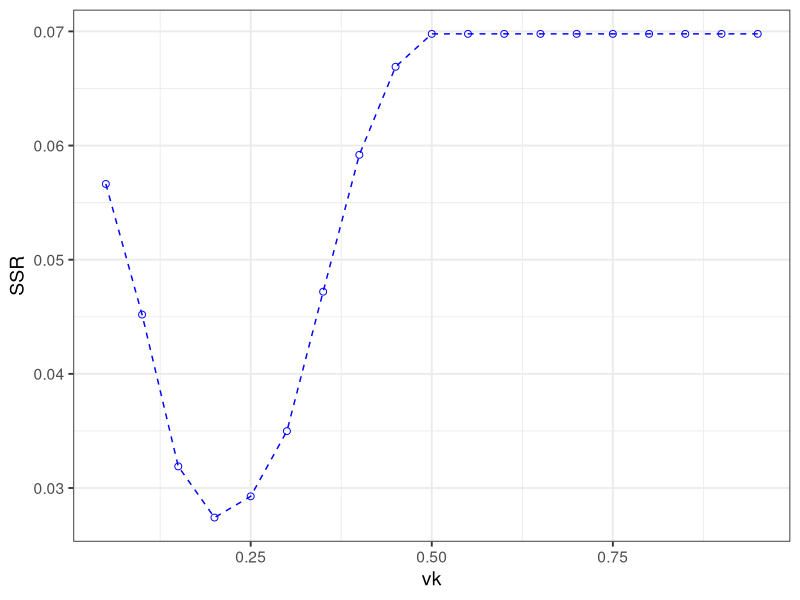
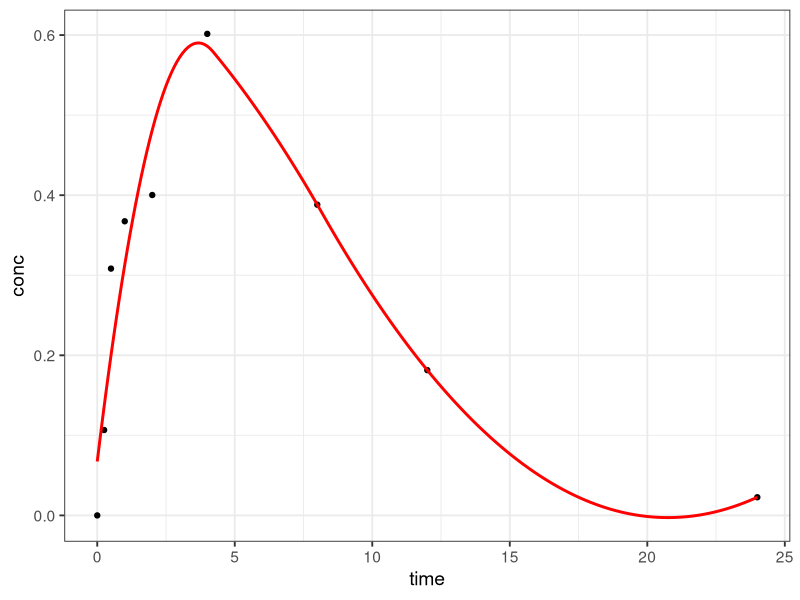

These figures' R source, in order:
# Remove all current objects in the workspace
  rm(list = ls(all = TRUE))
  set.seed(123)

#  So, consider the following dataset, with the following spline regression,
  library(splines)
  library(ggplot2)

# Set ggplot2 theme
  theme_bw2 <- theme_set(theme_bw(base_size = 14))

  K <- c(5, 10)  # knots
  # NOT onecomp - > PK! WIP
  CL <- 10	# Clearance, 10 L/h
  V <- 50	# Volume of concribution, 50 L
  KA <- 0.5	# Absorption rate constant, h^-1
  ERR <- 0.3	# Standard deviation of error
  dose <- 50	# mg
  times <- seq(from = 0,to = 24,by = 0.25)	# Time sequence for simulating concentrations
  sample.times <- c(0,0.25,0.5,1,2,4,8,12,24)	# Sampling times
  conc <- dose*KA/(V*(KA-(CL/V)))*(exp(-CL/V*times)-exp(-KA*times))*(1+rnorm(n = length(times),mean = 0,sd = ERR))
  sample.conc <- conc[times %in% sample.times]
  onecomp <- data.frame(time = sample.times, conc = sample.conc)

# -----------------------------------------------------------------------------
# Interesting plot that shows where the best place to put a knot would be
  vk <- seq(0.05, 0.95, by = 0.05)
  SSR <- matrix(NA, length(vk))
  for(i in 1:(length(vk))){
    k <- vk[i]
    K <- min(onecomp$time) + k*(max(onecomp$time) - min(onecomp$time))
    reg <- lm(conc ~ bs(time, knots = c(K), degree = 2), data = onecomp)
    SSR[i] <- sum(residuals(reg)^2)
  }
  dat <- data.frame(vk, c(SSR))
  plotobj <- ggplot(dat, aes(x = vk, y = SSR))
  plotobj <- plotobj + geom_point(shape = 21, size = 2, colour = "blue")
  plotobj <- plotobj + geom_line(linetype = 2, colour = "blue")
  plotobj

# ------------------------------------------------------------------------------
# Create a function to create a spline
  predict.spline.func <- function(x) {
    mod <- lm(
      x$Y ~ bs(x$X, knots = x$K, degree = x$n)
    )  # lm
    B <- data.frame(time = x$X)
    Y <- predict(mod, newdata = B)
  }

# -----------------------------------------------------------------------------
# Wrapper that calculates residuals to be minimised
  spline.oneknot.func <- function(par, Cobs, time, degree) {
    param <- list(
      X = time,
      Y = Cobs,
      K = par[1],
      n = degree
    )
    Chat <- predict.spline.func(param)
    err <- Cobs-Chat
    squ.err <- err^2
    sse <- sum(squ.err)  # Sum of squared errors to be minimised
    sse
  }

# Initial estimates
  tmax <- onecomp$time[which(onecomp$conc == max(onecomp$conc))]
	init.par <- c(tmax)
  #par <- init.par

# Minimise the sum of squared errors
# Using the optim function in R
	result <- optim(
		init.par,  # Initial parameter estimates
		spline.oneknot.func,  # Fitting function
    # method = "SANN",
    # method = "L-BFGS-B", lower = 0, upper = 24,
    method = "Brent", lower = 0, upper = 24,
		Cobs = onecomp$conc, time = onecomp$time, degree = 2  # Function arguments
	)
	result  # Print the result

# -----------------------------------------------------------------------------
# When using two knots, there are two ways to achieve this
# Have optim determine the two numbers
# Or determine the first knot, and then the distance of the second knot from
# that knot

# Wrapper using the distance from last knot method
  lk.spline.twoknot.func <- function(par, Cobs, time, degree) {
    param <- list(
      X = time,
      Y = Cobs,
      K = c(par[1], par[1] + par[2]),
      n = degree
    )
    Chat <- predict.spline.func(param)
    err <- Cobs-Chat
    squ.err <- err^2
    sse <- sum(squ.err)  # Sum of squared errors to be minimised
    sse
  }

# Wrapper using unique unrelated parameters
  uq.spline.twoknot.func <- function(par, Cobs, time, degree) {
    param <- list(
      X = time,
      Y = Cobs,
      K = c(par[1], par[2]),
      n = degree
    )
    Chat <- predict.spline.func(param)
    err <- Cobs-Chat
    squ.err <- err^2
    sse <- sum(squ.err)  # Sum of squared errors to be minimised
    sse
  }

# Initial estimates
  tmax <- onecomp$time[which(onecomp$conc == max(onecomp$conc))]
	init.par <- c(tmax, tmax)
  #par <- init.par

# Minimise the sum of squared errors
# Using the optim function in R
	result <- optim(
		init.par,  # Initial parameter estimates
		lk.spline.twoknot.func,  # Fitting function
    # method = "SANN",
    method = "L-BFGS-B", lower = 0, upper = 24,
		Cobs = onecomp$conc, time = onecomp$time, degree = 2  # Function arguments
	)
	result  # Print the result

  init.par <- c(tmax, tmax*2)

  result <- optim(
		init.par,  # Initial parameter estimates
		uq.spline.twoknot.func,  # Fitting function
    # method = "SANN",
    method = "L-BFGS-B", lower = 0, upper = 24,
		Cobs = onecomp$conc, time = onecomp$time, degree = 2  # Function arguments
	)
	result  # Print the result

# The differences between the two methods seems negligible, but this should be
# stress tested when all other functions are stress tested

# Further development will be done using the last knot method as the unique
# method is easier to reimplement later
# -----------------------------------------------------------------------------
# Deprecated:
#spline.threeknot.func <- function(par, Cobs, time, degree) {
#  param <- list(
#    X = time,
#    Y = Cobs,
#    K = c(par[1], par[1] + par[2], par[1] + par[2] + par[3]),
#    n = degree
#  )
#  Chat <- predict.spline.func(param)
#  err <- Cobs-Chat
#  squ.err <- err^2
#  sse <- sum(squ.err)  # Sum of squared errors to be minimised
#  sse
#}
# Three knots seems to be too many, but might be ok in more complex models?
# Doubtful... 2 knots is already alot of complexity for 7 internal points
# Is 3 knots ok if there are more internal points?
# Could this be calculated to form a rule for the max number of knots tested
# -----------------------------------------------------------------------------
# So we need a function that adds each value with the value before in case we
# ever need more than two knots.
# Also means that the oneknot and twoknot variants of the function can be
# combined into one uber-func

# Takes a vector x[1], x[2], ..., x[length(x)]
# Calculates sum(x[1]),  sum(x[1], x[2]), ...
  knot.func <- function(x) {
    y <- double(length(x))
    for (i in 1:length(x)) {
      y[i] <- sum(x[1:i])
    }
    return(y)
  }
# -----------------------------------------------------------------------------
# Using this knot.func (name pending) the functions above should be able to be
# combined into one function.
  error.spline.func <- function(par, Cobs, time, degree) {
    param <- list(
      X = time,
      Y = Cobs,
      K = knot.func(par),
      n = degree
    )
    Chat <- predict.spline.func(param)
    err <- Cobs-Chat
    squ.err <- err^2
    sse <- sum(squ.err)  # Sum of squared errors to be minimised
    sse
  }

# Initial estimates
  tmax <- onecomp$time[which(onecomp$conc == max(onecomp$conc))]
	init.par <- c(tmax, tmax)
  #par <- init.par

# Minimise the sum of squared errors
# Using the optim function in R
	result <- optim(
		init.par,  # Initial parameter estimates
		error.spline.func,  # Fitting function
    # method = "SANN",
    method = "L-BFGS-B", lower = 0, upper = 24,
		Cobs = onecomp$conc, time = onecomp$time, degree = 2  # Function arguments
	)
  print(K <- c(knot = knot.func(result$par)))
  result$value  # Print the result

# Success!
# -----------------------------------------------------------------------------
# Next we want to try to compare using varying amounts of knots...
# This would ideally be determined by the number of internal points
# A good roundabout figure would be 1 point for every 3.5 points?
# i.e > 3 points - 1 knot
#     > 6 points - 2 knots
#     > 10 points - 3 knots

# An issue here is there is currently no control for points being too close
# to one another, ideally knots would be at least.. 3 hours apart?

# Solution: First knot has standard boundaries c(0,24)
#           Successive knots have the previous knot as a lower boundary
#           and 24 - the previous knot for the upper boundary?

# This is not possible within the optim function, but a gradient could be
# designed in such a way that parameter values that break these rules cause a
# large malice on the objective function value

# This is something to address in the future, for now we compare varying knots
# -----------------------------------------------------------------------------
# Limitiation of current function:
#  - if xmax is more than 1/max.knots of max(x) then par will exceed the bounds
#  - Excessive warnings appear when multiple knots are between internal points
#  - this is due to a rank-deficient fit, I think this is because it's probably
#    not enough information to have two knots between two internal points
  which.knots <- function(x, y, max.knots, degree) {
    xmax <- x[which(y == max(y))]
    err <- NULL
    knots <- list(NULL)
    for (i in 1:max.knots) {
      par <- rep(xmax, i)
      opt.res <- optim(
        par,  # Initial parameter estimates
        error.spline.func,  # Fitting function
        # method = "SANN",
        method = "L-BFGS-B", lower = min(x), upper = max(x),
        Cobs = y, time = x, degree = 2  # Function arguments
      )
      err[i] <- opt.res$value
      knots[[i]] <- knot.func(opt.res$par)
    }
    knots[[which(err == min(err))]]
  }
  K <- which.knots(onecomp$time, onecomp$conc, 2, 2)

  reg <- lm(conc ~ bs(time, knots = c(K), degree = 2), data = onecomp)
  u <- seq(0, 24, by = 0.1)  # test model at these times
  B <- data.frame(time = u)  # data.frame(times)
  Y <- predict(reg, newdata = B)  # predicted conc for the desired times
  plotobj <- ggplot()
  plotobj <- plotobj + geom_point(aes(x = time, y = conc), data = onecomp)
  plotobj <- plotobj + geom_line(aes(x = u, y = Y), size = 1, colour = "red")
  plotobj

# The values assigned to Y are what we will be carrying forwards to determine
# the best sampling times, but first, what about degrees?
# -----------------------------------------------------------------------------
